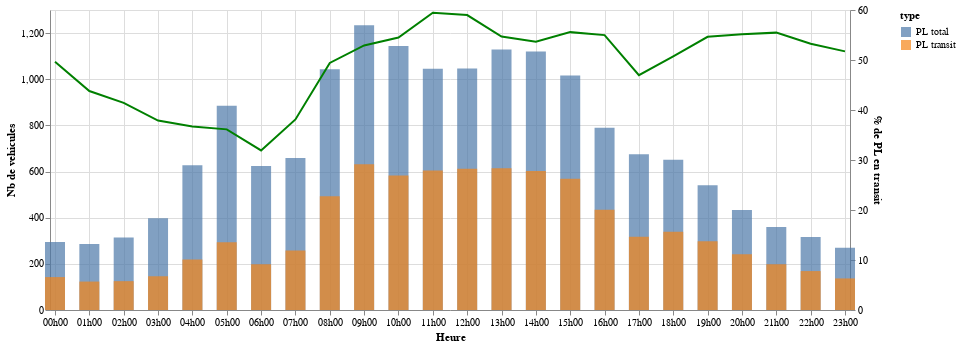

The notebook cell saved with this chart:
### Markdown cell above
## 7.4. Grouper les réusltats par JO

### Code cell
g.graph_VL_PL_transit_j_cam(synt_nb_veh_cam_redresse, 'JO', 3,4)

### Figure 1 — Vega-Lite specification as saved in the notebook (floating-point values rounded to 4 significant figures)
{"$schema": "https://vega.github.io/schema/vega-lite/v2.6.0.json", "config": {"view": {"height": 300, "width": 400}}, "datasets": {"data-f6c01a9d86edfabf54cc1ded8a7445f5": [{"created": "1970-01-01T00:00:00", "heure": 0, "nb_veh": 294.2, "pct_pl_transit": 49.63, "type": "PL total"}, {"created": "1970-01-01T00:00:00", "heure": 0, "nb_veh": 142.6, "pct_pl_transit": 49.63, "type": "PL transit"}, {"created": "1970-01-01T01:00:00", "heure": 1, "nb_veh": 285.6, "pct_pl_transit": 43.8, "type": "PL total"}, {"created": "1970-01-01T01:00:00", "heure": 1, "nb_veh": 123.2, "pct_pl_transit": 43.8, "type": "PL transit"}, {"created": "1970-01-01T02:00:00", "heure": 2, "nb_veh": 313.9, "pct_pl_transit": 41.44, "type": "PL total"}, {"created": "1970-01-01T02:00:00", "heure": 2, "nb_veh": 125, "pct_pl_transit": 41.44, "type": "PL transit"}, {"created": "1970-01-01T03:00:00", "heure": 3, "nb_veh": 397.2, "pct_pl_transit": 37.88, "type": "PL total"}, {"created": "1970-01-01T03:00:00", "heure": 3, "nb_veh": 146.2, "pct_pl_transit": 37.88, "type": "PL transit"}, {"created": "1970-01-01T04:00:00", "heure": 4, "nb_veh": 626.8, "pct_pl_transit": 36.69, "type": "PL total"}, {"created": "1970-01-01T04:00:00", "heure": 4, "nb_veh": 219.4, "pct_pl_transit": 36.69, "type": "PL transit"}, {"created": "1970-01-01T05:00:00", "heure": 5, "nb_veh": 885.1, "pct_pl_transit": 36.13, "type": "PL total"}, {"created": "1970-01-01T05:00:00", "heure": 5, "nb_veh": 293.6, "pct_pl_transit": 36.13, "type": "PL transit"}, {"created": "1970-01-01T06:00:00", "heure": 6, "nb_veh": 623.5, "pct_pl_transit": 31.92, "type": "PL total"}, {"created": "1970-01-01T06:00:00", "heure": 6, "nb_veh": 198.2, "pct_pl_transit": 31.92, "type": "PL transit"}, {"created": "1970-01-01T07:00:00", "heure": 7, "nb_veh": 658.4, "pct_pl_transit": 38.11, "type": "PL total"}, {"created": "1970-01-01T07:00:00", "heure": 7, "nb_veh": 258, "pct_pl_transit": 38.11, "type": "PL transit"}, {"created": "1970-01-01T08:00:00", "heure": 8, "nb_veh": 1043.0, "pct_pl_transit": 49.41, "type": "PL total"}, {"created": "1970-01-01T08:00:00", "heure": 8, "nb_veh": 493.2, "pct_pl_transit": 49.41, "type": "PL transit"}, {"created": "1970-01-01T09:00:00", "heure": 9, "nb_veh": 1234.0, "pct_pl_transit": 52.91, "type": "PL total"}, {"created": "1970-01-01T09:00:00", "heure": 9, "nb_veh": 632.1, "pct_pl_transit": 52.91, "type": "PL transit"}, {"created": "1970-01-01T10:00:00", "heure": 10, "nb_veh": 1144.0, "pct_pl_transit": 54.5, "type": "PL total"}, {"created": "1970-01-01T10:00:00", "heure": 10, "nb_veh": 582.5, "pct_pl_transit": 54.5, "type": "PL transit"}, {"created": "1970-01-01T11:00:00", "heure": 11, "nb_veh": 1046.0, "pct_pl_transit": 59.47, "type": "PL total"}, {"created": "1970-01-01T11:00:00", "heure": 11, "nb_veh": 604.7, "pct_pl_transit": 59.47, "type": "PL transit"}, {"created": "1970-01-01T12:00:00", "heure": 12, "nb_veh": 1046.0, "pct_pl_transit": 58.99, "type": "PL total"}, {"created": "1970-01-01T12:00:00", "heure": 12, "nb_veh": 612.6, "pct_pl_transit": 58.99, "type": "PL transit"}, {"created": "1970-01-01T13:00:00", "heure": 13, "nb_veh": 1129.0, "pct_pl_transit": 54.69, "type": "PL total"}, {"created": "1970-01-01T13:00:00", "heure": 13, "nb_veh": 613.8, "pct_pl_transit": 54.69, "type": "PL transit"}, {"created": "1970-01-01T14:00:00", "heure": 14, "nb_veh": 1120.0, "pct_pl_transit": 53.65, "type": "PL total"}, {"created": "1970-01-01T14:00:00", "heure": 14, "nb_veh": 602.8, "pct_pl_transit": 53.65, "type": "PL transit"}, {"created": "1970-01-01T15:00:00", "heure": 15, "nb_veh": 1016.0, "pct_pl_transit": 55.57, "type": "PL total"}, {"created": "1970-01-01T15:00:00", "heure": 15, "nb_veh": 568.2, "pct_pl_transit": 55.57, "type": "PL transit"}, {"created": "1970-01-01T16:00:00", "heure": 16, "nb_veh": 790, "pct_pl_transit": 54.98, "type": "PL total"}, {"created": "1970-01-01T16:00:00", "heure": 16, "nb_veh": 434.7, "pct_pl_transit": 54.98, "type": "PL transit"}, {"created": "1970-01-01T17:00:00", "heure": 17, "nb_veh": 675, "pct_pl_transit": 46.96, "type": "PL total"}, {"created": "1970-01-01T17:00:00", "heure": 17, "nb_veh": 317.9, "pct_pl_transit": 46.96, "type": "PL transit"}, {"created": "1970-01-01T18:00:00", "heure": 18, "nb_veh": 650.6, "pct_pl_transit": 50.71, "type": "PL total"}, {"created": "1970-01-01T18:00:00", "heure": 18, "nb_veh": 339, "pct_pl_transit": 50.71, "type": "PL transit"}, {"created": "1970-01-01T19:00:00", "heure": 19, "nb_veh": 540.8, "pct_pl_transit": 54.65, "type": "PL total"}, {"created": "1970-01-01T19:00:00", "heure": 19, "nb_veh": 297.8, "pct_pl_transit": 54.65, "type": "PL transit"}, {"created": "1970-01-01T20:00:00", "heure": 20, "nb_veh": 433.5, "pct_pl_transit": 55.16, "type": "PL total"}, {"created": "1970-01-01T20:00:00", "heure": 20, "nb_veh": 242.1, "pct_pl_transit": 55.16, "type": "PL transit"}, {"created": "1970-01-01T21:00:00", "heure": 21, "nb_veh": 359.5, "pct_pl_transit": 55.47, "type": "PL total"}, {"created": "1970-01-01T21:00:00", "heure": 21, "nb_veh": 198.2, "pct_pl_transit": 55.47, "type": "PL transit"}, {"created": "1970-01-01T22:00:00", "heure": 22, "nb_veh": 316.4, "pct_pl_transit": 53.26, "type": "PL total"}, {"created": "1970-01-01T22:00:00", "heure": 22, "nb_veh": 168.7, "pct_pl_transit": 53.26, "type": "PL transit"}, {"created": "1970-01-01T23:00:00", "heure": 23, "nb_veh": 269.3, "pct_pl_transit": 51.72, "type": "PL total"}, {"created": "1970-01-01T23:00:00", "heure": 23, "nb_veh": 136.8, "pct_pl_transit": 51.72, "type": "PL transit"}]}, "layer": [{"data": {"name": "data-f6c01a9d86edfabf54cc1ded8a7445f5"}, "encoding": {"color": {"field": "type", "type": "nominal"}, "x": {"axis": {"format": "%Hh%M", "title": "Heure"}, "field": "created", "type": "temporal"}, "y": {"axis": {"title": "Nb de vehicules"}, "field": "nb_veh", "stack": null, "type": "quantitative"}}, "mark": {"opacity": 0.7, "size": 20, "type": "bar"}}, {"data": {"name": "data-f6c01a9d86edfabf54cc1ded8a7445f5"}, "encoding": {"x": {"axis": {"format": "%Hh%M", "title": "Heure"}, "field": "created", "type": "temporal"}, "y": {"axis": {"title": "% de PL en transit"}, "field": "pct_pl_transit", "type": "quantitative"}}, "mark": {"color": "green", "type": "line"}}], "resolve": {"scale": {"color": "shared", "x": "shared", "y": "independent"}}, "width": 800}
